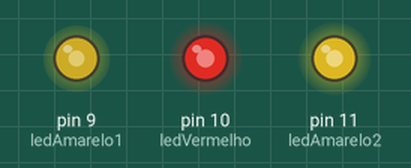
This sketch was run on a simulated Arduino Uno, built with avr-gcc and run on an emulated ATmega328P. Shown: output pins drawn as LEDs (lit = HIGH). Random numbers use the default seed unless the sketch sets one.

Above: at 0.15 s.
At 4.74 s:
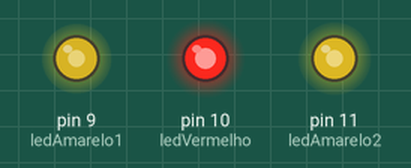
At 12.2 s:
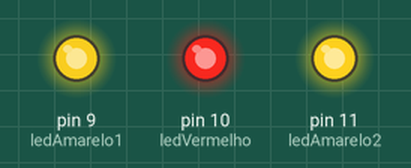
At 20.74 s:
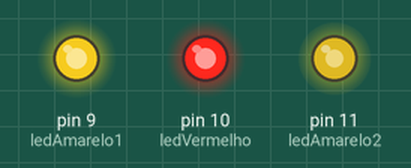
At 28.23 s:
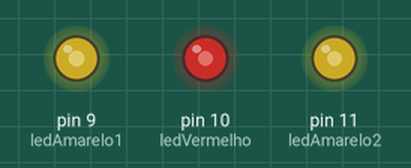
At 39.82 s:
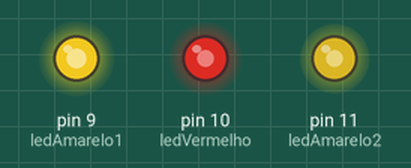
Timing chart, 0 to 40.0 s (numbered marks = the images above):
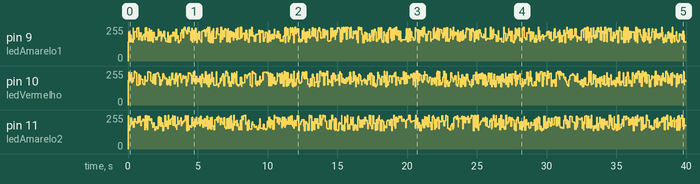

The sketch:

efeito_de_fogo.ino
```cpp
// Definição de variáveis globais.
int ledAmarelo1 = 9;
int ledVermelho = 10;
int ledAmarelo2 = 11;

int brilho = 0;
int brilhoFixo = 136;
int brilhoAleatorio = 120;

int miliSegundos = 101;

// Configuração dos pinos de saída.
void setup(){
	pinMode(ledAmarelo1, OUTPUT);
	pinMode(ledVermelho, OUTPUT);
	pinMode(ledAmarelo2, OUTPUT);
}

// Função que define o brilho do LED aleatóriamente entre 136 e 255.
int brilhoLed(int brilhoFixo, int brilhoAleatorio){
	brilho = brilhoFixo + random(brilhoAleatorio);

	return brilho;
}

// Repete-se consecutivamente enquanto a placa estiver ligada.
void loop(){
	analogWrite(ledAmarelo1, brilhoLed(brilhoFixo, brilhoAleatorio));
	analogWrite(ledVermelho, brilhoLed(brilhoFixo, brilhoAleatorio));
	analogWrite(ledAmarelo2, brilhoLed(brilhoFixo, brilhoAleatorio));

	delay(random(miliSegundos));
}
```
